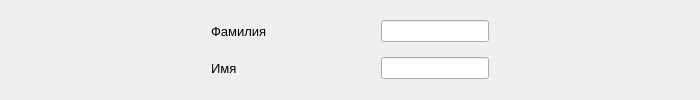
               <widget class="QWidget" name="menu05_two_fields">
                <layout class="QVBoxLayout" name="verticalLayout_7">
                 <item>
                  <layout class="QHBoxLayout" name="menu05_two_fields_container_1">
                   <property name="spacing">
                    <number>20</number>
                   </property>
                   <property name="leftMargin">
                    <number>200</number>
                   </property>
                   <property name="rightMargin">
                    <number>200</number>
                   </property>
                   <item>
                    <widget class="QLabel" name="menu05_two_fields_label_1">
                     <property name="minimumSize">
                      <size>
                       <width>150</width>
                       <height>0</height>
                      </size>
                     </property>
                     <property name="font">
                      <font>
                       <pointsize>10</pointsize>
                      </font>
                     </property>
                     <property name="text">
                      <string>Фамилия</string>
                     </property>
                    </widget>
                   </item>
                   <item>
                    <widget class="QLineEdit" name="menu05_two_fields_edit_1"/>
                   </item>
                  </layout>
                 </item>
                 <item>
                  <layout class="QHBoxLayout" name="menu05_two_fields_container_2">
                   <property name="spacing">
                    <number>20</number>
                   </property>
                   <property name="leftMargin">
                    <number>200</number>
                   </property>
                   <property name="rightMargin">
                    <number>200</number>
                   </property>
                   <item>
                    <widget class="QLabel" name="menu05_two_fields_label_2">
                     <property name="minimumSize">
                      <size>
                       <width>150</width>
                       <height>0</height>
                      </size>
                     </property>
                     <property name="font">
                      <font>
                       <pointsize>10</pointsize>
                      </font>
                     </property>
                     <property name="text">
                      <string>Имя</string>
                     </property>
                    </widget>
                   </item>
                   <item>
                    <widget class="QLineEdit" name="menu05_two_fields_edit_2"/>
                   </item>
                  </layout>
                 </item>
                </layout>
               </widget>
